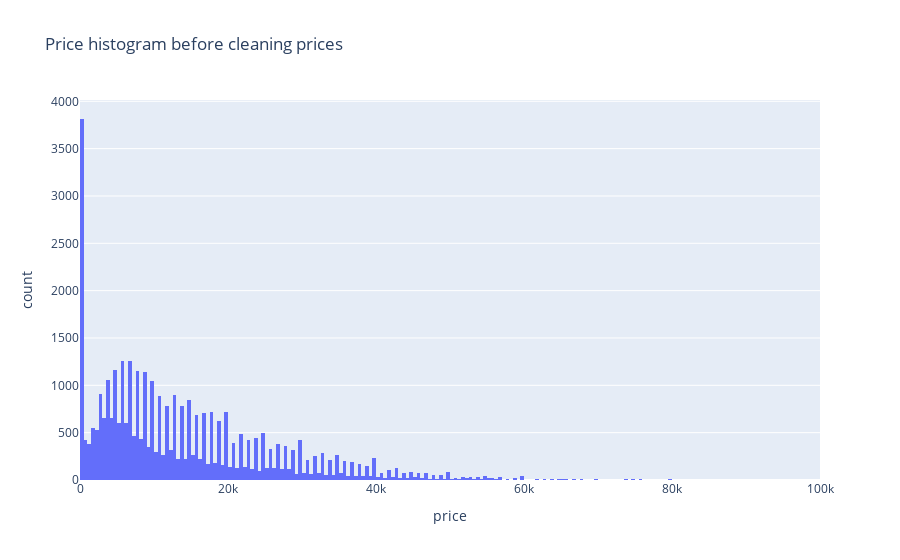

The cell this chart's notebook holds for it:
### Code cell
px.histogram(df[df.price < 100000], x="price", title="Price histogram before cleaning prices")

### Figure 1 — Plotly figure (JSON) as saved in the notebook; plotly's stock layout.template omitted (floating-point values rounded to 4 significant figures; data arrays with more than 128 entries replaced by an {"elided": "..."} marker saying what was removed)
{"data": [{"alignmentgroup": "True", "bingroup": "x", "hovertemplate": "price=%{x}<br>count=%{y}<extra></extra>", "legendgroup": "", "marker": {"color": "#636efa", "pattern": {"shape": ""}}, "name": "", "offsetgroup": "", "orientation": "v", "showlegend": false, "type": "histogram", "x": {"elided": "37922 int values"}, "xaxis": "x", "yaxis": "y"}], "layout": {"barmode": "relative", "legend": {"tracegroupgap": 0}, "title": {"text": "Price histogram before cleaning prices"}, "xaxis": {"anchor": "y", "domain": [0, 1], "title": {"text": "price"}}, "yaxis": {"anchor": "x", "domain": [0, 1], "title": {"text": "count"}}}}
